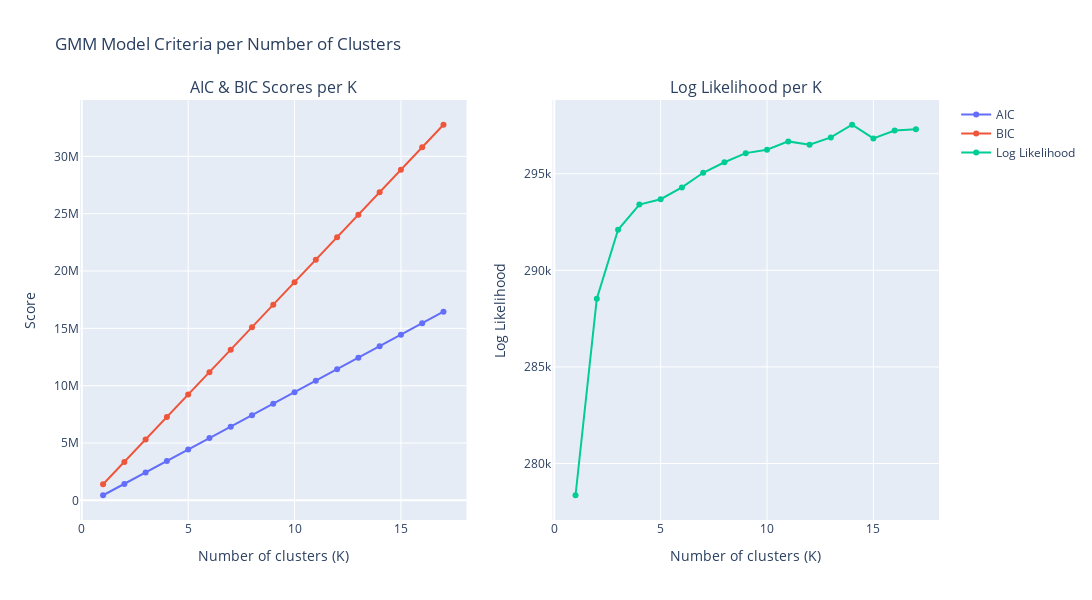

Source (notebook cell):
### Markdown cell above
### <strong> 3.2 | Initiate the model</strong>

### Code cell
monitor = True
data = data.cpu()
gmm = GM()
dict_ = gmm.fit(data, k_max= 30, dgrad = 1e-5)

if monitor:
    from streetscapes.processing.utils.monitor_training import gm_elbo
    gm_elbo(**dict_)

cluster_labels = gmm.predict(features)

### Figure 1 — Plotly figure (JSON) as saved in the notebook; plotly's stock layout.template omitted (floating-point values rounded to 4 significant figures)
{"data": [{"mode": "lines+markers", "name": "AIC", "type": "scatter", "x": [1, 2, 3, 4, 5, 6, 7, 8, 9, 10, 11, 12, 13, 14, 15, 16, 17], "xaxis": "x", "y": [446300.0, 1429000.0, 2425000.0, 3425000.0, 4428000.0, 5429000.0, 6431000.0, 7433000.0, 8435000.0, 9438000.0, 10440000.0, 11440000.0, 12450000.0, 13450000.0, 14450000.0, 15450000.0, 16460000.0], "yaxis": "y"}, {"mode": "lines+markers", "name": "BIC", "type": "scatter", "x": [1, 2, 3, 4, 5, 6, 7, 8, 9, 10, 11, 12, 13, 14, 15, 16, 17], "xaxis": "x", "y": [1405000.0, 3347000.0, 5301000.0, 7261000.0, 9222000.0, 11180000.0, 13140000.0, 15100000.0, 17060000.0, 19030000.0, 20990000.0, 22950000.0, 24910000.0, 26870000.0, 28830000.0, 30800000.0, 32760000.0], "yaxis": "y"}, {"mode": "lines+markers", "name": "Log Likelihood", "type": "scatter", "x": [1, 2, 3, 4, 5, 6, 7, 8, 9, 10, 11, 12, 13, 14, 15, 16, 17], "xaxis": "x2", "y": [278400.0, 288500.0, 292100.0, 293400.0, 293700.0, 294300.0, 295100.0, 295600.0, 296100.0, 296200.0, 296700.0, 296500.0, 296900.0, 297500.0, 296800.0, 297200.0, 297300.0], "yaxis": "y2"}], "layout": {"annotations": [{"font": {"size": 16}, "showarrow": false, "text": "AIC & BIC Scores per K", "x": 0.225, "xanchor": "center", "xref": "paper", "y": 1, "yanchor": "bottom", "yref": "paper"}, {"font": {"size": 16}, "showarrow": false, "text": "Log Likelihood per K", "x": 0.775, "xanchor": "center", "xref": "paper", "y": 1, "yanchor": "bottom", "yref": "paper"}], "height": 600, "showlegend": true, "title": {"text": "GMM Model Criteria per Number of Clusters"}, "width": 1200, "xaxis": {"anchor": "y", "domain": [0, 0.45], "title": {"text": "Number of clusters (K)"}}, "xaxis2": {"anchor": "y2", "domain": [0.55, 1], "title": {"text": "Number of clusters (K)"}}, "yaxis": {"anchor": "x", "domain": [0, 1], "title": {"text": "Score"}}, "yaxis2": {"anchor": "x2", "domain": [0, 1], "title": {"text": "Log Likelihood"}}}}
